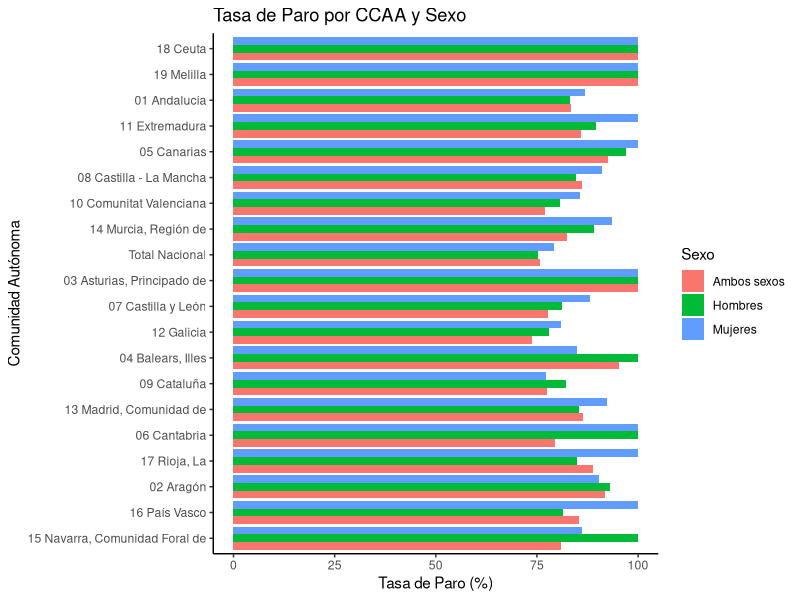
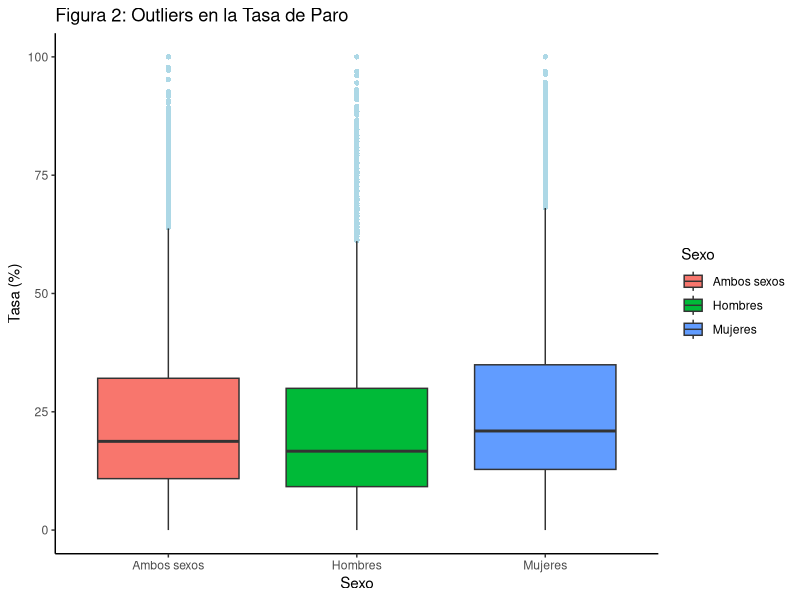

The R source for these figures, in order:
## ---- chunk 1
knitr::opts_chunk$set(echo = TRUE)
## ---- chunk 2
library(readr)
datos <- read_delim("data/65334.csv", 
                    delim = ";", 
                    escape_double = FALSE, 
                    trim_ws = TRUE)
datos$Total <- as.numeric(gsub(",", ".", datos$Total))
datos_limpios <- subset(
  datos,
  Sexo != "ambos sexos" &
  Edad != "total" &
  `Comunidades y Ciudades Autónomas` != "total nacional"
)

datos_limpios <- na.omit(datos_limpios)
## ---- chunk 3
library(ggplot2)

ggplot(data = datos_limpios, 
       mapping = aes(x = reorder(`Comunidades y Ciudades Autónomas`, Total), y = Total, fill = Sexo)) + geom_bar(stat = "identity", position = "dodge") + coord_flip() +
labs(title = "Tasa de Paro por CCAA y Sexo", x = "Comunidad Autónoma", y = "Tasa de Paro (%)", fill = "Sexo") + theme_classic()
## ---- chunk 4
library(ggplot2)

ggplot(data = datos_limpios, aes(x = Sexo, y = Total, fill = Sexo)) +
  geom_boxplot(outlier.color = "lightblue", outlier.shape = 16) +
  labs(title = "Figura 2: Outliers en la Tasa de Paro",
       x = "Sexo",
       y = "Tasa (%)") +
  theme_classic()
